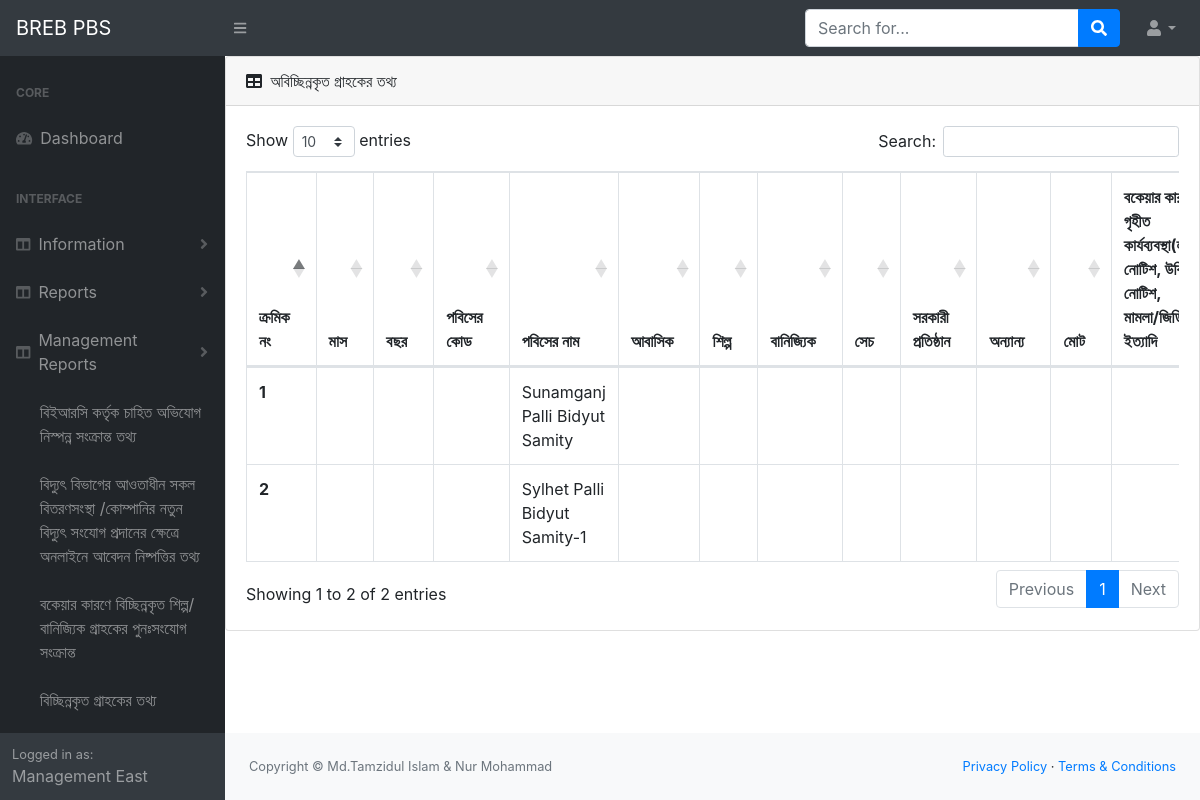
The page /m-connected-consumer (signed in) on the database its author committed.
### infoapp/models.py (models this page shows, shortened)
class PbsInfo(models.Model):
    user=models.OneToOneField(User, on_delete=models.CASCADE)
    pbs_name=models.CharField(max_length=50)
    pbs_name_benglai=models.CharField(max_length=50)
    pbs_code=models.IntegerField(blank=True, null= True)
    management_code=models.IntegerField(blank=True, null=True)
    address=models.TextField(blank=True, null=True)
    mobile_no=models.TextField(blank=True , null=True)

### infoapp/views.py (the view)
# urls.py: path('m-connected-consumer', views.m_connected_consumer , name='m_connected_consumer'),
def m_connected_consumer(request):
    current_user=request.user
    user_id=current_user.id
    user_management_info=ManagementInfo.objects.get(user__pk=user_id)
    user_pbs_management_info=PbsInfo.objects.filter(management_code=user_management_info.management_code)
    my_data=ConnectedConsumerInfo.objects.filter(management_code=user_management_info.management_code)
    context={'user_pbs_management_info':user_pbs_management_info}
    return render(request, 'm_connected_consumer.html',context)

### templates/m_connected_consumer.html (shortened to what this page needs)
{% extends 'base.html'%}
{% block content %}
<div class="card mb-4">
  <div class="card-header">
      <i class="fas fa-table mr-1"></i>
      অবিচ্ছিন্নকৃত গ্রাহকের তথ্য
  </div>
  <div class="card-body">
      <div class="table-responsive">
          <table class="table table-bordered" id="dataTable" width="100%" cellspacing="0">
              <thead>
                <tr>
                  <th scope="col">ক্রমিক নং</th>
                  <th scope="col">মাস</th>
                  <th scope="col">বছর</th>
                  <th scope="col">পবিসের কোড</th>
                  <th scope="col">পবিসের নাম</th>
                  <th scope="col">আবাসিক</th>
                  <th scope="col">শিল্প</th>
                  <th scope="col">বানিজ্যিক</th>
                  <th scope="col">সেচ</th>
                  <th scope="col">সরকারী প্রতিষ্ঠান </th>
                  <th scope="col">অন্যান্য</th>
                  <th scope="col">মোট</th>
                  <th scope="col">
                    বকেয়ার কারনে গৃহীত কার্যব্যবস্থা(লাল নোটিশ, উকিল নোটিশ, মামলা/জিডি ইত্যাদি</th>
                </tr>
              </thead>
              <tbody>
                {% for user_pbs_management_info in user_pbs_management_info %}
              <tr>
                <th>{{ forloop.counter }}</th>
                <td>{{ my_data.my_data.month }}</td>
                <td>{{ my_data.year }}</td>
                <th scope="row">{{ my_data.pbs_code }}</th>
                <td>{{ user_pbs_management_info.pbs_name }}</td>
                <td>{{ my_data.domestic }}</td>
                <td>{{ my_data.industry }}</td>
                <td>{{ my_data.commercial }}</td>
                <td>{{ my_data.irrigation }}</td>
                <td>{{ my_data.govt_institute }}</td>
                <td>{{ my_data.other }}</td>
                <td>{{ my_data.total_amount }}</td>
                <td>{{ my_data.taken_action }}</td>
              </tr>
              {% endfor %}
              </tbody>
          </table>
      </div>
  </div>
</div>
{% endblock %}

### templates/base.html (shortened to what this page needs)
{% load static %}
<!DOCTYPE html>
<html lang="en">
    <head>
        <link href="{% static 'css/styles.css'%}" rel="stylesheet" />
        <link href="https://cdn.datatables.net/1.10.20/css/dataTables.bootstrap4.min.css" rel="stylesheet" />
    </head>
    <body class="sb-nav-fixed">
        <nav class="sb-topnav navbar navbar-expand navbar-dark bg-dark">
            <a class="navbar-brand" href="home_page.html">BREB PBS</a>
            <button class="btn btn-link btn-sm order-1 order-lg-0" id="sidebarToggle" href="#"><i class="fas fa-bars"></i></button>
            <form class="d-none d-md-inline-block form-inline ml-auto mr-0 mr-md-3 my-2 my-md-0">
                <div class="input-group">
                    <input class="form-control" type="text" placeholder="Search for..." aria-label="Search" aria-describedby="basic-addon2" />
                    <div class="input-group-append">
                        <button class="btn btn-primary" type="button"><i class="fas fa-search"></i></button>
                    </div>
                </div>
            </form>
            <ul class="navbar-nav ml-auto ml-md-0">
                <li class="nav-item dropdown">
                    <a class="nav-link dropdown-toggle" id="userDropdown" href="#" role="button" data-toggle="dropdown" aria-haspopup="true" aria-expanded="false"><i class="fas fa-user fa-fw"></i></a>
                </li>
            </ul>
        </nav>
        <div id="layoutSidenav">
            <div id="layoutSidenav_nav">
                <nav class="sb-sidenav accordion sb-sidenav-dark" id="sidenavAccordion">
                    <div class="sb-sidenav-menu">
                        <div class="nav">
                            <div class="sb-sidenav-menu-heading">Core</div>
                            <a class="nav-link" href="index.html">
                                <div class="sb-nav-link-icon"><i class="fas fa-tachometer-alt"></i></div>
                                Dashboard
                            </a>
                            <div class="sb-sidenav-menu-heading">Interface</div>
                            <a class="nav-link collapsed" href="#" data-toggle="collapse" data-target="#collapseLayouts" aria-expanded="false" aria-controls="collapseLayouts">
                                <div class="sb-nav-link-icon"><i class="fas fa-columns"></i></div>
                                Information
                                <div class="sb-sidenav-collapse-arrow"><i class="fas fa-angle-down"></i></div>
                            </a>
                            <a class="nav-link collapsed" href="#" data-toggle="collapse" data-target="#collapseLayoutss" aria-expanded="false" aria-controls="collapseLayouts">
                                <div class="sb-nav-link-icon"><i class="fas fa-columns"></i></div>
                                Reports
                                <div class="sb-sidenav-collapse-arrow"><i class="fas fa-angle-down"></i></div>
                            </a>
                            <a class="nav-link collapsed" href="#" data-toggle="collaps" data-target="#collapseLayoutss" aria-expanded="false" aria-controls="collapseLayouts">
                                <div class="sb-nav-link-icon"><i class="fas fa-columns"></i></div>
                                Management Reports
                                <div class="sb-sidenav-collapse-arrow"><i class="fas fa-angle-down"></i></div>
                            </a>
                            <div class="collaps" id="collapseLayoutss" aria-labelledby="headingOne" data-parent="#sidenavAccordion">
                                <nav class="sb-sidenav-menu-nested nav">
                                    <a class="nav-link" href="{% url 'infoapp:m_berc_info' %}">বিইআরসি কর্তৃক চাহিত অভিযোগ নিস্পন্ন সংক্রান্ত তথ্য</a>
                                    <a class="nav-link" href="{% url 'infoapp:m_new_con_info' %}">বিদ্যুৎ বিভাগের আওতাধীন সকল বিতরণসংস্থা /কোম্পানির নতুন বিদ্যুৎ সংযোগ প্রদানের ক্ষেত্রে অনলাইনে আবেদন নিষ্পত্তির তথ্য</a>
                                    <a class="nav-link" href="{% url 'infoapp:m_industry_commercial_dc_rc' %}">বকেয়ার কারণে বিচ্ছিন্নকৃত শিল্প/বানিজ্যিক গ্রাহকের পুনঃসংযোগ সংক্রান্ত</a>
                                    <a class="nav-link" href="{% url 'infoapp:m_dc_consumer' %}">বিচ্ছিন্নকৃত গ্রাহকের তথ্য</a>
                                    <a class="nav-link" href="{% url 'infoapp:m_connected_consumer' %}">অবিচ্ছিন্নকৃত গ্রাহকের তথ্য</a>
                                </nav>
                            </div>
                        </div>
                    </div>
                    <div class="sb-sidenav-footer">
                        <div class="small">Logged in as:</div>
                        {{ user.first_name|title}}    {{user.last_name|title}}
                    </div>
                </nav>
            </div>
            <div id="layoutSidenav_content">
                {% block content %}
                {% endblock %}
                <footer class="py-4 bg-light mt-auto">
                    <div class="container-fluid">
                        <div class="d-flex align-items-center justify-content-between small">
                            <div class="text-muted">Copyright &copy; Md.Tamzidul Islam & Nur Mohammad</div>
                            <div>
                                <a href="#">Privacy Policy</a>
                                &middot;
                                <a href="#">Terms &amp; Conditions</a>
                            </div>
                        </div>
                    </div>
                </footer>
            </div>
        </div>
    </body>
</html>

### rows shown on the page
PbsInfo: pbs_name "Sunamganj Palli Bidyut Samity"
PbsInfo: pbs_name "Sylhet Palli Bidyut Samity-1"

### other values the page prints
{{ user.first_name|title }} "Management"
{{ user.last_name|title }} "East"
